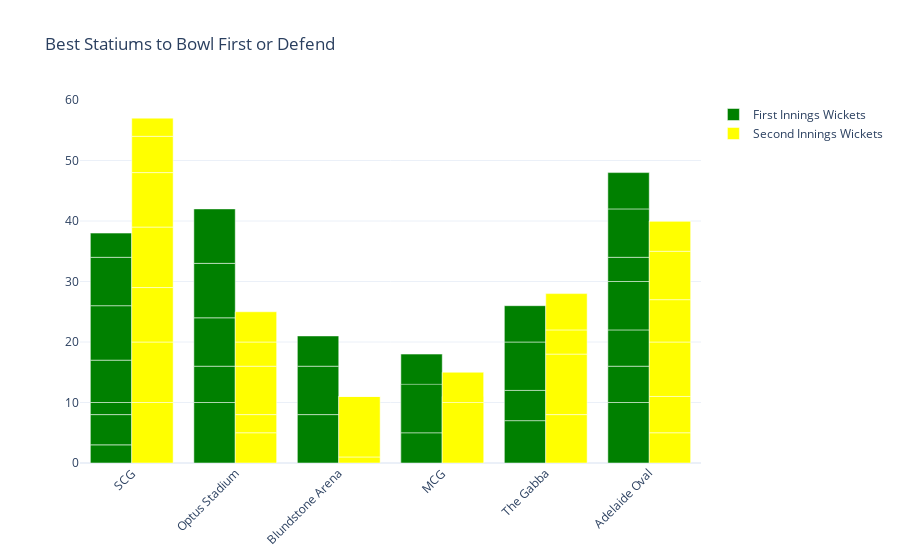

The notebook cell saved with this chart:
### Code cell
fig = go.Figure()
fig.add_trace(go.Bar(
    x=data["venue"],
    y=data["first innings wickets"],
    name='First Innings Wickets',
    marker_color='green'
))
fig.add_trace(go.Bar(
    x=data["venue"],
    y=data["second innings wickets"],
    name='Second Innings Wickets',
    marker_color='yellow'
))
fig.update_layout(barmode='group', 
                  xaxis_tickangle=-45, 
                  title="Best Statiums to Bowl First or Defend")
fig.show()

### Figure 1 — Plotly figure (JSON) as saved in the notebook; plotly's stock layout.template omitted (floating-point values rounded to 4 significant figures)
{"data": [{"marker": {"color": "green"}, "name": "First Innings Wickets", "type": "bar", "x": ["SCG", "Optus Stadium", "Blundstone Arena", "MCG", "Blundstone Arena", "Blundstone Arena", "Optus Stadium", "MCG", "MCG", "SCG", "SCG", "Optus Stadium", "MCG", "MCG", "SCG", "The Gabba", "Optus Stadium", "Optus Stadium", "The Gabba", "The Gabba", "The Gabba", "Adelaide Oval", "Adelaide Oval", "SCG", "Adelaide Oval", "Adelaide Oval", "SCG", "Adelaide Oval", "Adelaide Oval", "MCG", "SCG", "Adelaide Oval", "MCG"], "y": [3, 10, 8, 8, 8, 5, 6, 10, null, 5, 2, 8, null, null, 7, 7, 9, 9, 5, 8, 6, 10, 6, 9, 6, 8, 8, 4, 8, 5, 4, 6, 8]}, {"marker": {"color": "yellow"}, "name": "Second Innings Wickets", "type": "bar", "x": ["SCG", "Optus Stadium", "Blundstone Arena", "MCG", "Blundstone Arena", "Blundstone Arena", "Optus Stadium", "MCG", "MCG", "SCG", "SCG", "Optus Stadium", "MCG", "MCG", "SCG", "The Gabba", "Optus Stadium", "Optus Stadium", "The Gabba", "The Gabba", "The Gabba", "Adelaide Oval", "Adelaide Oval", "SCG", "Adelaide Oval", "Adelaide Oval", "SCG", "Adelaide Oval", "Adelaide Oval", "MCG", "SCG", "Adelaide Oval", "MCG"], "y": [10, 5, 1, 6, 10, 0, 3, 5, null, 10, 9, 8, null, null, 10, 8, 4, 5, 10, 4, 6, 5, 6, 9, 9, 7, 6, 8, 5, 10, 3, 0, 5]}], "layout": {"autosize": true, "barmode": "group", "title": {"text": "Best Statiums to Bowl First or Defend"}, "xaxis": {"autorange": true, "range": [-0.5, 5.5], "tickangle": -45, "type": "category"}, "yaxis": {"autorange": true, "range": [0, 60], "type": "linear"}}}
